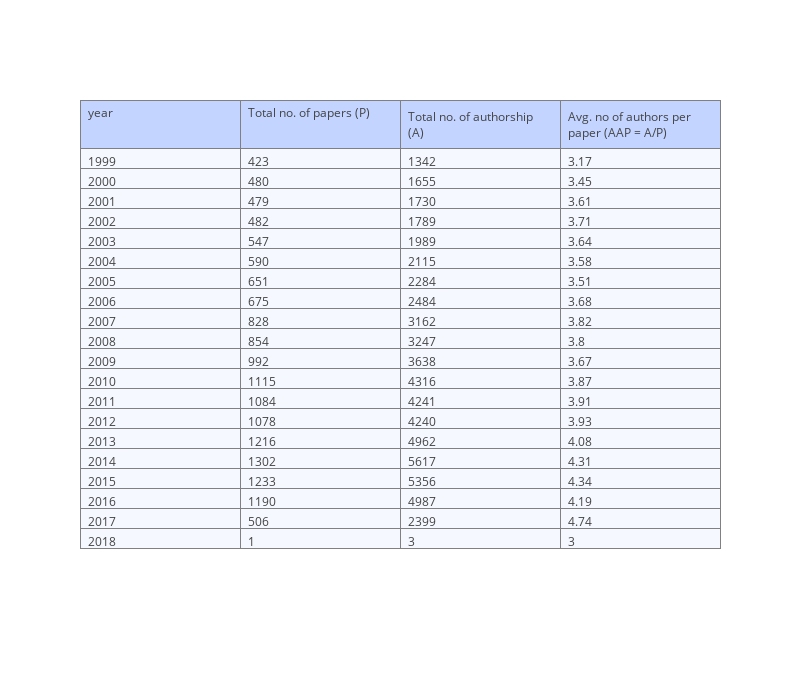

This figure's notebook cell:
### Code cell
# plot avg number of authors per paper (AAP)
visual.plot_aap(years=n_years)

### Figure 1 — Plotly figure (JSON) as saved in the notebook; plotly's stock layout.template omitted (floating-point values rounded to 4 significant figures)
{"data": [{"cells": {"align": ["left", "left", "left", "left", "left"], "fill": {"color": "#F5F8FF"}, "values": [["1999", "2000", "2001", "2002", "2003", "2004", "2005", "2006", "2007", "2008", "2009", "2010", "2011", "2012", "2013", "2014", "2015", "2016", "2017", "2018"], [423, 480, 479, 482, 547, 590, 651, 675, 828, 854, 992, 1115, 1084, 1078, 1216, 1302, 1233, 1190, 506, 1], [1342, 1655, 1730, 1789, 1989, 2115, 2284, 2484, 3162, 3247, 3638, 4316, 4241, 4240, 4962, 5617, 5356, 4987, 2399, 3], [3.17, 3.45, 3.61, 3.71, 3.64, 3.58, 3.51, 3.68, 3.82, 3.8, 3.67, 3.87, 3.91, 3.93, 4.08, 4.31, 4.34, 4.19, 4.74, 3]]}, "header": {"align": ["left", "left", "left", "left", "left"], "fill": {"color": "#C2D4FF"}, "values": ["year", "Total no. of papers (P)", "Total no. of authorship (A)", "Avg. no of authors per paper (AAP = A/P)"]}, "type": "table", "uid": "82492cca-dad2-4a1c-9405-bc2add92ce88"}], "layout": {"height": 700, "width": 800}}
